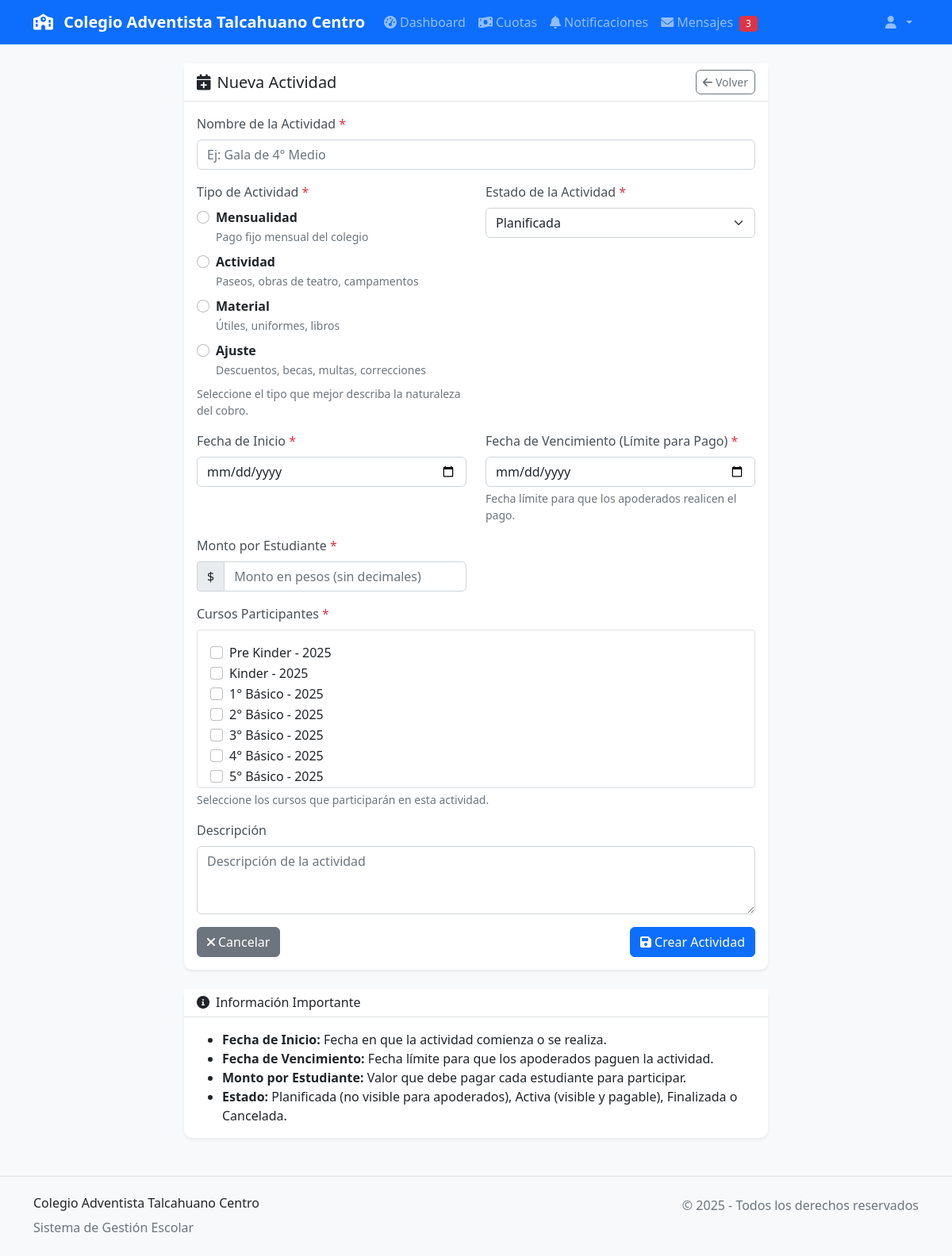
The app's page /actividades/crear/ (signed in) with its own data.
### actividades/models.py (models this page shows, shortened)
class TipoActividad(models.Model):
    nombre = models.CharField(max_length=100)
    descripcion = models.TextField(blank=True)

### actividades/views.py (the view)
# urls.py: path('crear/', views.crear_actividad, name='crear'),
@login_required
def crear_actividad(request):
    logger.debug("Accediendo al formulario de crear actividad")
    if request.method == 'POST':
        form = ActividadForm(request.POST)
        if form.is_valid():
            try:
                with transaction.atomic():
                    actividad = form.save()
                    logger.info(f"Nueva actividad creada: {actividad.nombre}")
                    try:
                        notificacion_enviada = ServicioNotificaciones.enviar_notificacion_nueva_actividad(actividad)
                        if notificacion_enviada:
                            messages.success(request, f' Actividad "{actividad.nombre}" creada exitosamente. Notificación enviada por email.')
                        else:
                            messages.warning(request, f' Actividad "{actividad.nombre}" creada exitosamente. ⚠️ Error al enviar notificación por email.')
                    except Exception as e:
                        logger.error(f"Error al enviar notificación: {str(e)}")
                        messages.success(request, f' Actividad "{actividad.nombre}" creada exitosamente. ⚠️ Notificación no enviada.')
                    return redirect('actividades:lista')
            except Exception as e:
                logger.error(f"Error al crear actividad: {str(e)}")
                messages.error(request, 'Error al crear la actividad. Intente nuevamente.')
        else:
            logger.warning(f"Formulario de actividad inválido: {form.errors}")
            messages.error(request, 'Por favor corrija los errores en el formulario.')
    else:
        form = ActividadForm()
    return render(request, 'actividades/form.html', {
        'form': form,
        'titulo': 'Nueva Actividad',
        'boton_texto': 'Crear Actividad',
        'tipos_actividad': TipoActividad.objects.all()
    })

### core/context_processors.py (called while the page is built)
def notificaciones_context(request):
    if request.user.is_authenticated:
        notificaciones_no_leidas = Notificacion.objects.filter(
            apoderado_email=request.user.email,
            estado__in=['enviado', 'visto']
        ).count()
        return {
            'notificaciones_no_leidas': notificaciones_no_leidas
        }
    return {
        'notificaciones_no_leidas': 0
    }

### estudiantes/models.py (called while the page is built)
    def __str__(self):
        return f"{self.nombre} - {self.año}"

### templates/actividades/form.html (shortened to what this page needs)
{% extends 'base.html' %}
{% block content %}
<div class="row justify-content-center">
    <div class="col-lg-8">
        <div class="card">
            <div class="card-header d-flex justify-content-between align-items-center">
                <h5 class="mb-0">
                    <i class="fas fa-calendar-plus me-2"></i>{{ titulo }}
                </h5>
                <a href="{% url 'actividades:lista' %}" class="btn btn-outline-secondary btn-sm">
                    <i class="fas fa-arrow-left me-1"></i>Volver
                </a>
            </div>
            <div class="card-body">
                <form method="post" novalidate>
                    <div class="row">
                        <div class="col-md-12 mb-3">
                            <label for="{{ form.nombre.id_for_label }}" class="form-label">
                                {{ form.nombre.label }}
                                <span class="text-danger">*</span>
                            </label>
                            {{ form.nombre }}
                        </div>
                    </div>
                    <div class="row">
                        <div class="col-md-6 mb-3">
                            <label class="form-label">
                                Tipo de Actividad
                                <span class="text-danger">*</span>
                            </label>
                            <div class="tipos-actividad">
                                {% for tipo in tipos_actividad %}
                                    <div class="form-check mb-2">
                                        <input class="form-check-input" type="radio"
                                               name="tipo" value="{{ tipo.id }}"
                                               id="tipo_{{ tipo.id }}"
                                               {% if form.tipo.value == tipo.id %}checked{% endif %}>
                                        <label class="form-check-label" for="tipo_{{ tipo.id }}">
                                            <strong>{{ tipo.nombre }}</strong>
                                            <br><small class="text-muted">{{ tipo.descripcion }}</small>
                                        </label>
                                    </div>
                                {% endfor %}
                            </div>
                            <div class="form-text">
                                Seleccione el tipo que mejor describa la naturaleza del cobro.
                            </div>
                        </div>
                        <div class="col-md-6 mb-3">
                            <label for="{{ form.estado.id_for_label }}" class="form-label">
                                {{ form.estado.label }}
                                <span class="text-danger">*</span>
                            </label>
                            {{ form.estado }}
                        </div>
                    </div>
                    <div class="row">
                        <div class="col-md-6 mb-3">
                            <label for="{{ form.fecha_inicio.id_for_label }}" class="form-label">
                                {{ form.fecha_inicio.label }}
                                <span class="text-danger">*</span>
                            </label>
                            {{ form.fecha_inicio }}
                        </div>
                        <div class="col-md-6 mb-3">
                            <label for="{{ form.fecha_fin.id_for_label }}" class="form-label">
                                {{ form.fecha_fin.label }}
                                <span class="text-danger">*</span>
                            </label>
                            {{ form.fecha_fin }}
                            <div class="form-text">
                                Fecha límite para que los apoderados realicen el pago.
                            </div>
                        </div>
                    </div>
                    <div class="row">
                        <div class="col-md-6 mb-3">
                            <label for="{{ form.monto_por_estudiante.id_for_label }}" class="form-label">
                                {{ form.monto_por_estudiante.label }}
                                <span class="text-danger">*</span>
                            </label>
                            <div class="input-group">
                                <span class="input-group-text">$</span>
                                {{ form.monto_por_estudiante }}
                            </div>
                        </div>
                    </div>
                    <div class="mb-3">
                        <label class="form-label">
                            {{ form.cursos_asignados.label }}
                            <span class="text-danger">*</span>
                        </label>
                        <div class="border rounded p-3" style="max-height: 200px; overflow-y: auto;">
                            {% for checkbox in form.cursos_asignados %}
                                <div class="form-check">
                                    {{ checkbox.tag }}
                                    <label class="form-check-label" for="{{ checkbox.id_for_label }}">
                                        {{ checkbox.choice_label }}
                                    </label>
                                </div>
                            {% endfor %}
                        </div>
                        <div class="form-text">
                            Seleccione los cursos que participarán en esta actividad.
                        </div>
                    </div>
                    <div class="mb-3">
                        <label for="{{ form.descripcion.id_for_label }}" class="form-label">
                            {{ form.descripcion.label }}
                        </label>
                        {{ form.descripcion }}
                    </div>
                    <div class="d-flex justify-content-between">
                        <a href="{% url 'actividades:lista' %}" class="btn btn-secondary">
                            <i class="fas fa-times me-1"></i>Cancelar
                        </a>
                        <button type="submit" class="btn btn-primary">
                            <i class="fas fa-save me-1"></i>{{ boton_texto }}
                        </button>
                    </div>
                </form>
            </div>
        </div>
        <div class="card mt-4">
            <div class="card-header">
                <h6 class="mb-0">
                    <i class="fas fa-info-circle me-2"></i>Información Importante
                </h6>
            </div>
            <div class="card-body">
                <ul class="mb-0">
                    <li><strong>Fecha de Inicio:</strong> Fecha en que la actividad comienza o se realiza.</li>
                    <li><strong>Fecha de Vencimiento:</strong> Fecha límite para que los apoderados paguen la actividad.</li>
                    <li><strong>Monto por Estudiante:</strong> Valor que debe pagar cada estudiante para participar.</li>
                    <li><strong>Estado:</strong> Planificada (no visible para apoderados), Activa (visible y pagable), Finalizada o Cancelada.</li>
                </ul>
            </div>
        </div>
    </div>
</div>
{% endblock %}

### static/css/styles.css (style rules this page uses)
:root { --primary-color: #0d6efd; --success-color: #198754; --warning-color: #ffc107; --danger-color: #dc3545; --info-color: #0dcaf0; --light-color: #f8f9fa; --dark-color: #212529; }
body { font-family: 'Segoe UI', Tahoma, Geneva, Verdana, sans-serif; background-color: #f8f9fa; }
.card { border: none; border-radius: 10px; box-shadow: 0 0.125rem 0.25rem rgba(0, 0, 0, 0.075); transition: all 0.3s ease; }
.card-header { background-color: #fff; border-bottom: 1px solid #dee2e6; font-weight: 600; }
.btn { border-radius: 6px; font-weight: 500; transition: all 0.3s ease; }
.form-control, .form-select { border-radius: 6px; border: 1px solid #ced4da; transition: all 0.3s ease; }
.form-label { font-weight: 500; color: #495057; margin-bottom: 0.5rem; }

### records on screen
TipoActividad: tipo "☐ Mensualidad Pago fijo mensual", nombre "Mensualidad", descripcion "Pago fijo mensual del colegio"
TipoActividad: tipo "☐ Actividad Paseos, obras de tea", nombre "Actividad", descripcion "Paseos, obras de teatro, campamentos"
TipoActividad: tipo "☐ Material Útiles, uniformes, li", nombre "Material", descripcion "Útiles, uniformes, libros"
TipoActividad: tipo "☐ Ajuste Descuentos, becas, mult", nombre "Ajuste", descripcion "Descuentos, becas, multas, correcciones"

### other values on screen
{{ titulo }} "Nueva Actividad"
{{ checkbox.choice_label }} "Pre Kinder - 2025" "Kinder - 2025" "1° Básico - 2025" "2° Básico - 2025" "3° Básico - 2025" "4° Básico - 2025" "5° Básico - 2025"
{{ boton_texto }} "Crear Actividad"
